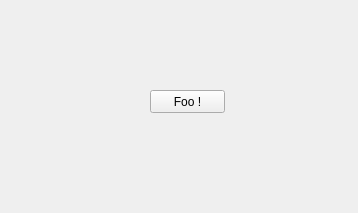
<?xml version="1.0" encoding="UTF-8"?>
<ui version="4.0">
 <class>vvToolFoo</class>
 <widget class="QWidget" name="vvToolFoo">
  <property name="geometry">
   <rect>
    <x>0</x>
    <y>0</y>
    <width>358</width>
    <height>213</height>
   </rect>
  </property>
  <property name="windowTitle">
   <string>Form</string>
  </property>
  <widget class="QPushButton" name="pushButton">
   <property name="geometry">
    <rect>
     <x>150</x>
     <y>90</y>
     <width>75</width>
     <height>23</height>
    </rect>
   </property>
   <property name="text">
    <string>Foo !</string>
   </property>
  </widget>
 </widget>
 <resources/>
 <connections>
  <connection>
   <sender>pushButton</sender>
   <signal>clicked()</signal>
   <receiver>vvToolFoo</receiver>
   <slot>close()</slot>
   <hints>
    <hint type="sourcelabel">
     <x>220</x>
     <y>135</y>
    </hint>
    <hint type="destinationlabel">
     <x>100</x>
     <y>-18</y>
    </hint>
   </hints>
  </connection>
 </connections>
</ui>
